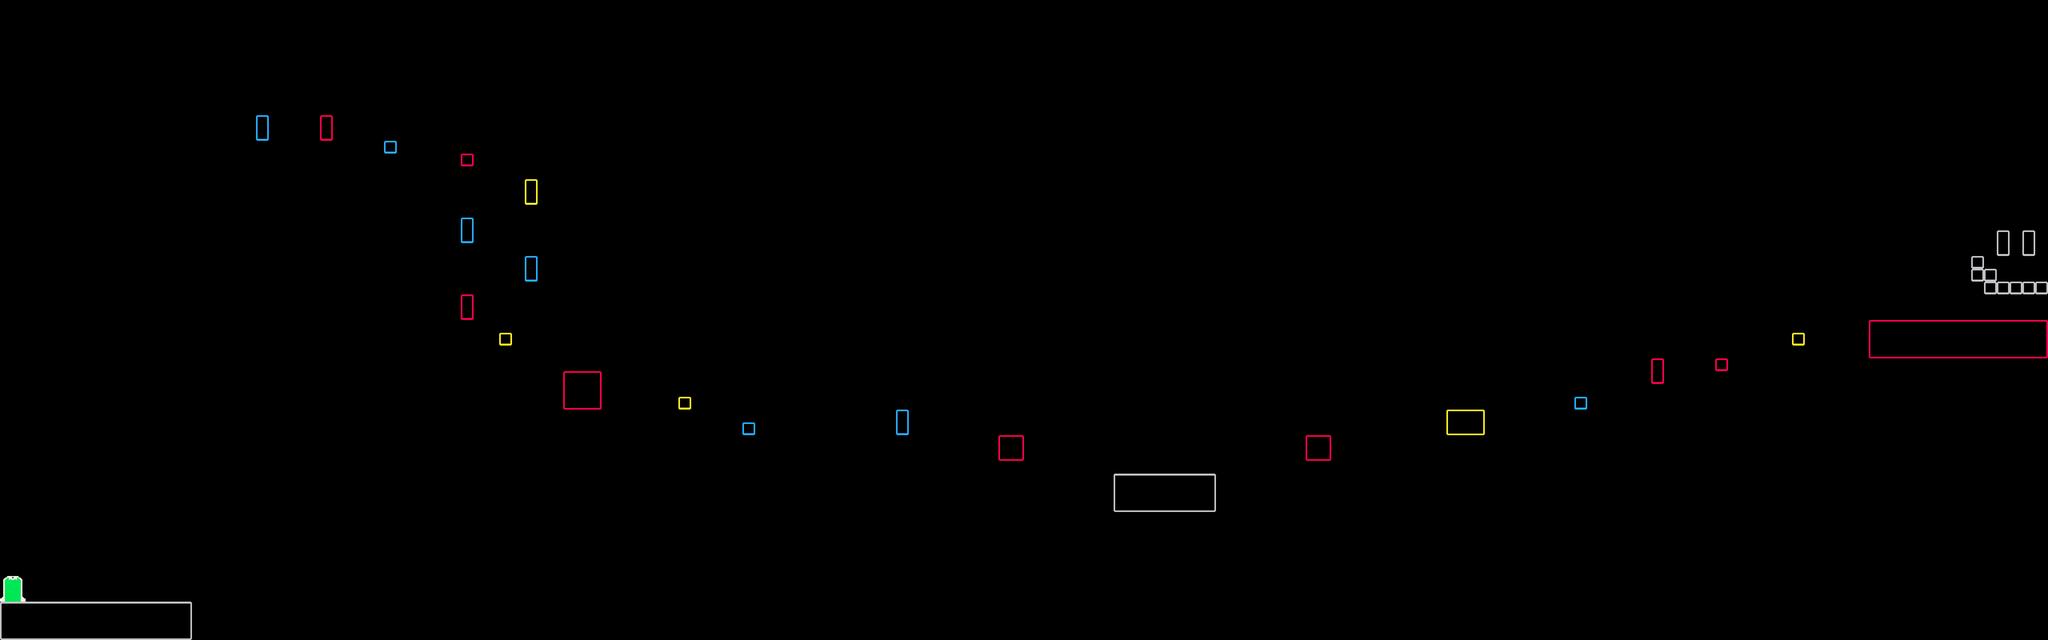

Rendered tile map (Tiled .tmx) drawn with the repository's tilesets; below, a short description and the map source with its tile grids summarised:
An orthogonal 160x50 tile map with 32x32 px tiles, 4 tile layers (Ground, Red, Blue, Yellow) and 30 objects.

<map version="1.10" tiledversion="1.12.0" orientation="orthogonal" renderorder="right-down" width="160" height="50" tilewidth="32" tileheight="32" infinite="0" nextlayerid="11" nextobjectid="39">
 <editorsettings>
  <export target="level3.lua" format="lua" />
 </editorsettings>
 <tileset firstgid="1" name="tiles" tilewidth="32" tileheight="32" tilecount="64" columns="8">
  <image source="../images/tiles/tileset.png" width="256" height="256" />
 </tileset>
 <layer id="1" name="Ground" width="160" height="50">
  <data>[8000 cells, 85 non-empty, 16 distinct tile ids]</data>
 </layer>
 <layer id="2" name="Red" width="160" height="50">
  <data>[8000 cells, 67 non-empty, 12 distinct tile ids]</data>
 </layer>
 <layer id="3" name="Blue" width="160" height="50">
  <data>[8000 cells, 11 non-empty, 3 distinct tile ids]</data>
 </layer>
 <layer id="4" name="Yellow" width="160" height="50">
  <data>[8000 cells, 11 non-empty, 9 distinct tile ids]</data>
 </layer>
 <objectgroup id="5" name="Colliders">
  <object id="2" x="2784" y="1184" width="256" height="96" />
  <object id="5" x="0" y="1504" width="480" height="96" />
  <object id="34" x="4992" y="576" width="32" height="64" />
  <object id="35" x="5056" y="576" width="32" height="64" />
  <object id="36" x="4928" y="640" width="32" height="64" />
  <object id="37" x="4960" y="672" width="32" height="64" />
  <object id="38" x="4992" y="704" width="128" height="32" />
 </objectgroup>
 <objectgroup id="6" name="RedColliders">
  <object id="3" x="2496" y="1088" width="64" height="64" />
  <object id="4" x="3264" y="1088" width="64" height="64" />
  <object id="14" x="800" y="288" width="32" height="64" />
  <object id="15" x="1152" y="384" width="32" height="32" />
  <object id="16" x="1152" y="736" width="32" height="64" />
  <object id="17" x="1408" y="928" width="96" height="96" />
  <object id="25" x="4128" y="896" width="32" height="64" />
  <object id="27" x="4288" y="896" width="32" height="32" />
  <object id="28" x="4672" y="800" width="448" height="96" />
 </objectgroup>
 <objectgroup id="7" name="BlueColliders">
  <object id="7" x="2240" y="1024" width="32" height="64" />
  <object id="8" x="1856" y="1056" width="32" height="32" />
  <object id="9" x="1312" y="640" width="32" height="64" />
  <object id="10" x="1152" y="544" width="32" height="64" />
  <object id="11" x="960" y="352" width="32" height="32" />
  <object id="12" x="640" y="288" width="32" height="64" />
  <object id="24" x="3936" y="992" width="32" height="32" />
 </objectgroup>
 <objectgroup id="8" name="YellowColliders">
  <object id="18" x="1312" y="448" width="32" height="64" />
  <object id="19" x="1696" y="992" width="32" height="32" />
  <object id="20" x="1248" y="832" width="32" height="32" />
  <object id="22" x="3616" y="1024" width="96" height="64" />
  <object id="23" x="4480" y="832" width="32" height="32" />
 </objectgroup>
 <objectgroup id="9" name="CompleteLevel">
  <object id="6" x="0" y="1440" width="64" height="64" />
 </objectgroup>
 <objectgroup id="10" name="Spawn">
  <object id="1" x="2912" y="1056">
   <point />
  </object>
 </objectgroup>
</map>
